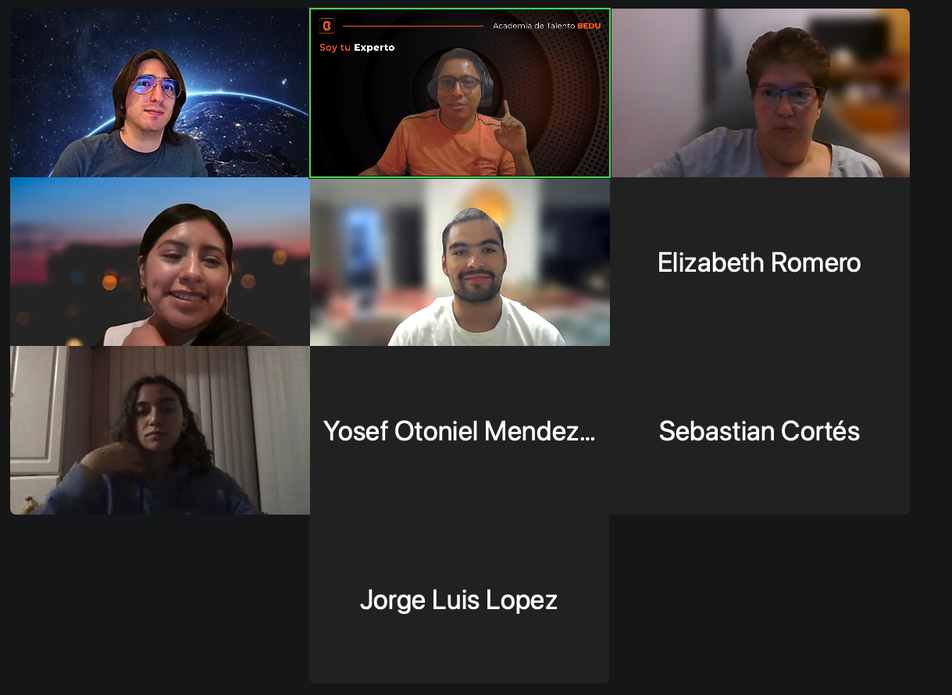
#> input picture tmp/clase.png, 952 x 695 px, shrunk from 1219 x 890 before the run
$ jupyter execute 05_face_detection.ipynb
#> lines starting #> are read from the running program, lines starting #| are printed output that depends on the picture; after the words box and inside, x2 and y2 are one past the last pixel; in counts of white or black regions, pixels touching at a corner belong together
[cell 1]
import cv2

FILENAME = 'tmp/clase.png'

# Crear clasificador de rostros
clasificador_rostros = cv2.CascadeClassifier(
    cv2.data.haarcascades + 'haarcascade_frontalface_default.xml'
)

# Cargar de imagen
imagen = cv2.imread(FILENAME)
#> imagen is the input picture: shape (695, 952, 3); mean B, G, R 52.3, 50.9, 53.9

# Convertir nuestra imagen original a una escala de grises
imagen_gris = cv2.cvtColor(imagen, cv2.COLOR_BGR2GRAY)
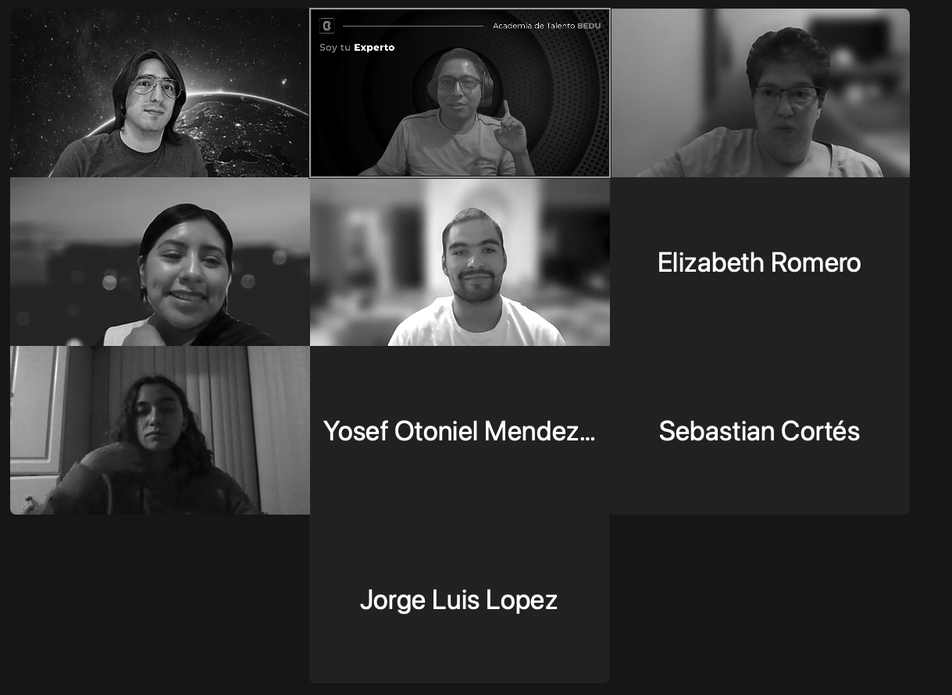
#> imagen_gris: shape (695, 952); min 0, max 255, mean 52.1

# Detectar rostros con clasificador
rostros = clasificador_rostros.detectMultiScale(
    imagen_gris,
    scaleFactor=1.1,
    minNeighbors=5,
    minSize=(30,20)
)
#> rostros = [[428, 58, 60, 60], [125, 62, 61, 61], [123, 384, 67, 67], [439, 223, 70, 70], [744, 62, 82, 82], [138, 215, 105, 105]]

# Pintar cuadros sobre los rostros
for (x, y, w, h) in rostros:
    cv2.rectangle(imagen, (x, y), (x+w, y+h), (255, 0, 0), 2)
#> this loop made 6 passes
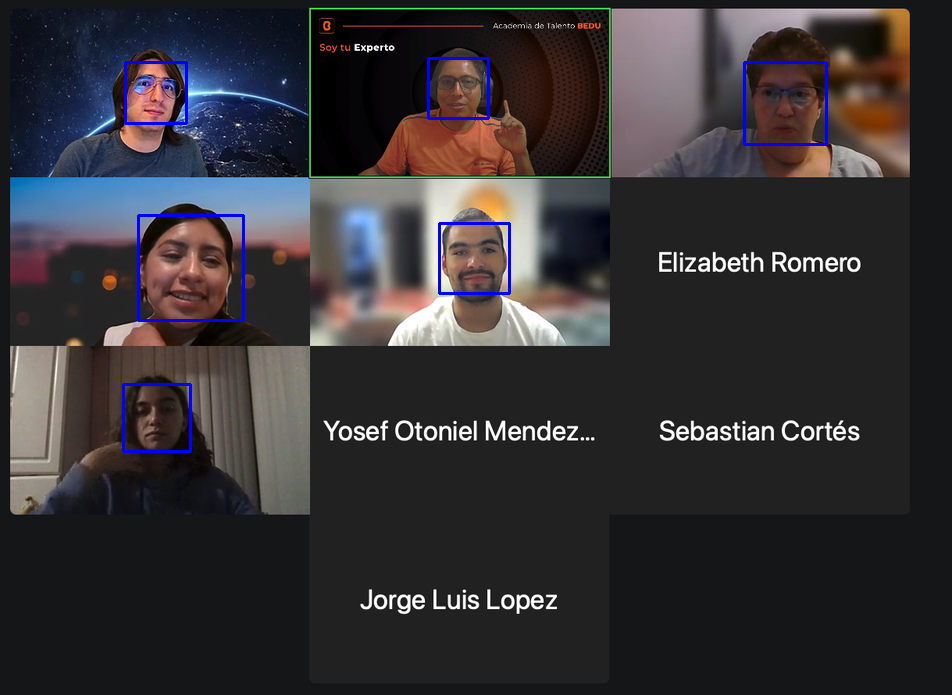
#> imagen: shape (695, 952, 3); 0.8% of pixels changed, all inside (x1, y1, x2, y2) = (122, 57, 828, 453)

# Mostrar imagen
cv2.imshow('Imagen with rostros', imagen)

# DEstruir ventanas abiertas
cv2.waitKey(0)
cv2.destroyAllWindows()

[cell 2]
import cv2

FILENAME = 'tmp/billions.jpeg'

# Crear clasificador de rostros
clasificador_rostros = cv2.CascadeClassifier(
    cv2.data.haarcascades + 'haarcascade_frontalface_default.xml'
)

# Cargar de imagen
imagen = cv2.imread(FILENAME)
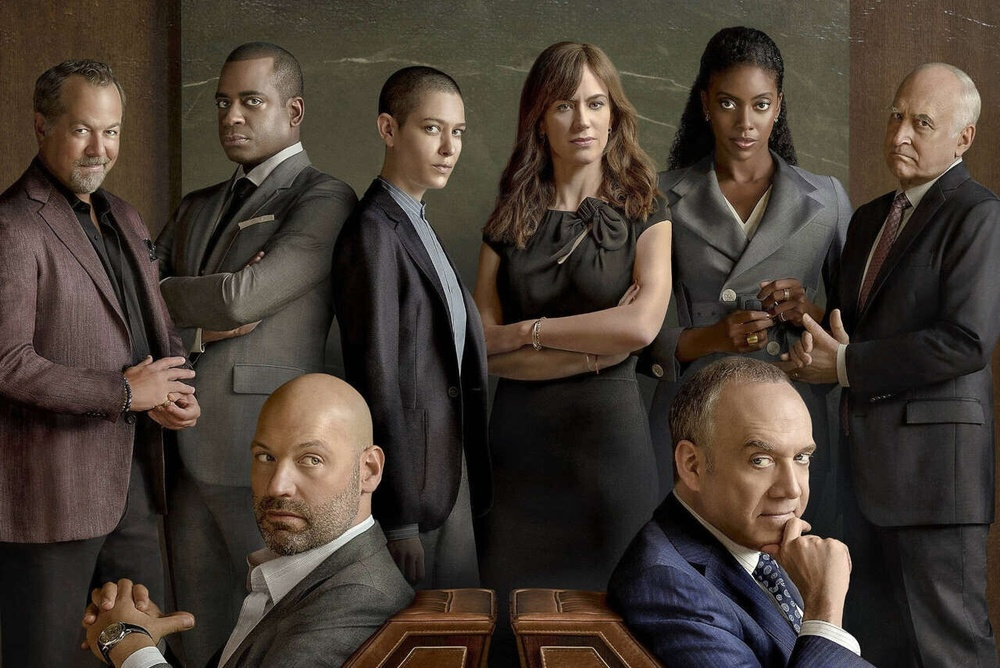
#> input picture tmp/billions.jpeg, 1000 x 668 px, shrunk from 1280 x 855 before the run
#> imagen is the input picture: shape (668, 1000, 3); mean B, G, R 50.1, 58.9, 69.4

# Convertir nuestra imagen original a una escala de grises
imagen_gris = cv2.cvtColor(imagen, cv2.COLOR_BGR2GRAY)
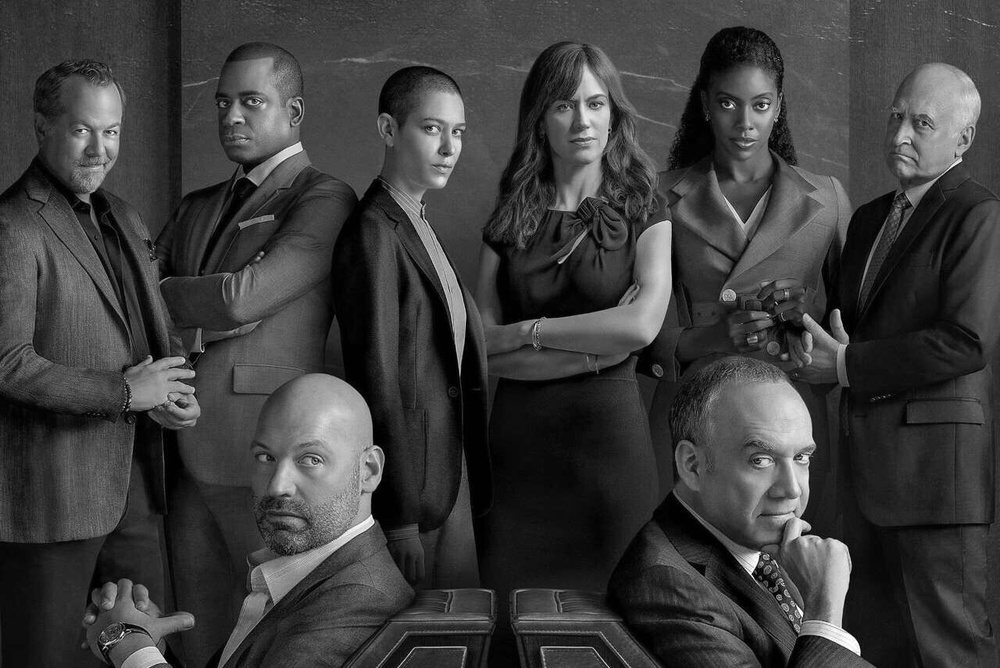
#> imagen_gris: shape (668, 1000); min 0, max 255, mean 61

# Detectar rostros con clasificador
rostros = clasificador_rostros.detectMultiScale(
    imagen_gris,
    scaleFactor=1.1,
    minNeighbors=5,
    minSize=(30,20)
)
#> rostros = [[785, 164, 60, 60], [703, 69, 85, 85], [58, 101, 75, 75], [401, 95, 87, 87], [541, 73, 81, 81], [739, 421, 94, 94], [860, 89, 87, 87], [186, 55, 112, 112], [212, 402, 145, 145], [243, 392, 164, 164]]

# Pintar cuadros sobre los rostros
for (x, y, w, h) in rostros:
    cv2.rectangle(imagen, (x, y), (x+w, y+h), (255, 0, 0), 2)
#> this loop made 10 passes
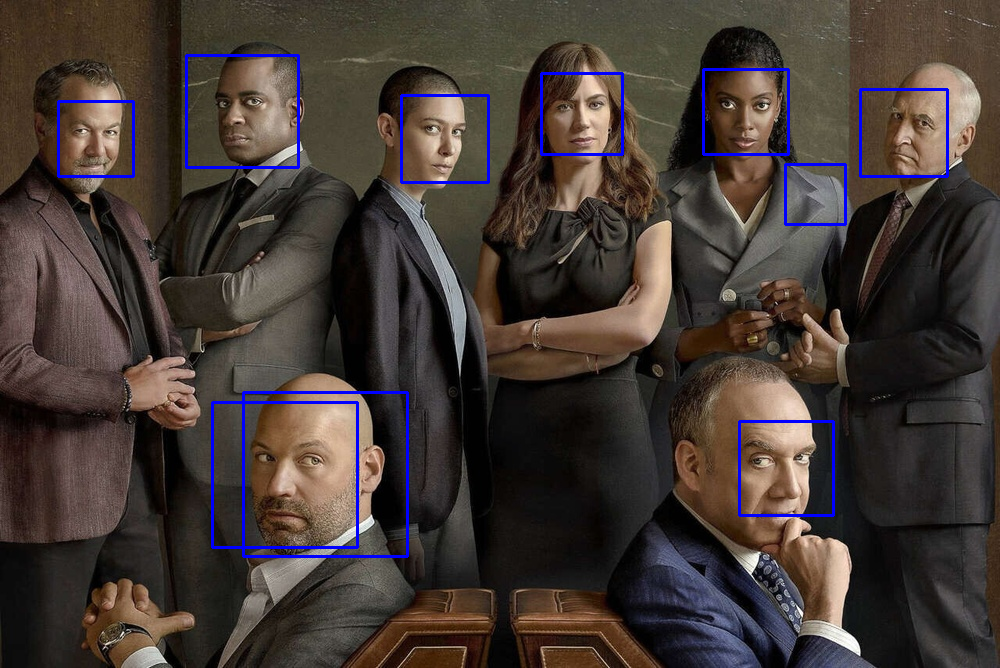
#> imagen: shape (668, 1000, 3); 1.77% of pixels changed, all inside (x1, y1, x2, y2) = (57, 54, 949, 558)

# Mostrar imagen
cv2.imshow('Imagen with rostros', imagen)

# DEstruir ventanas abiertas
cv2.waitKey(0)
cv2.destroyAllWindows()
